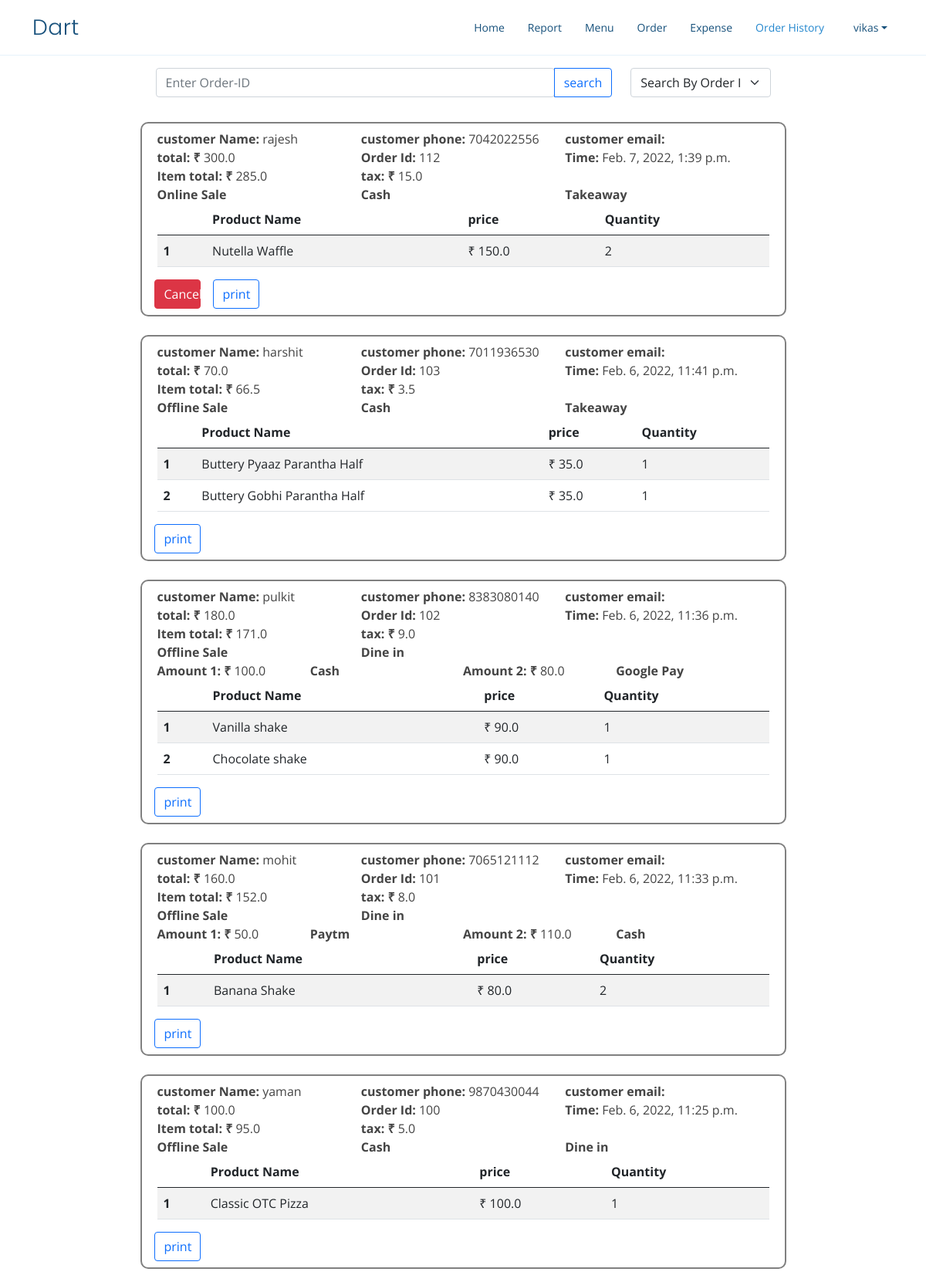
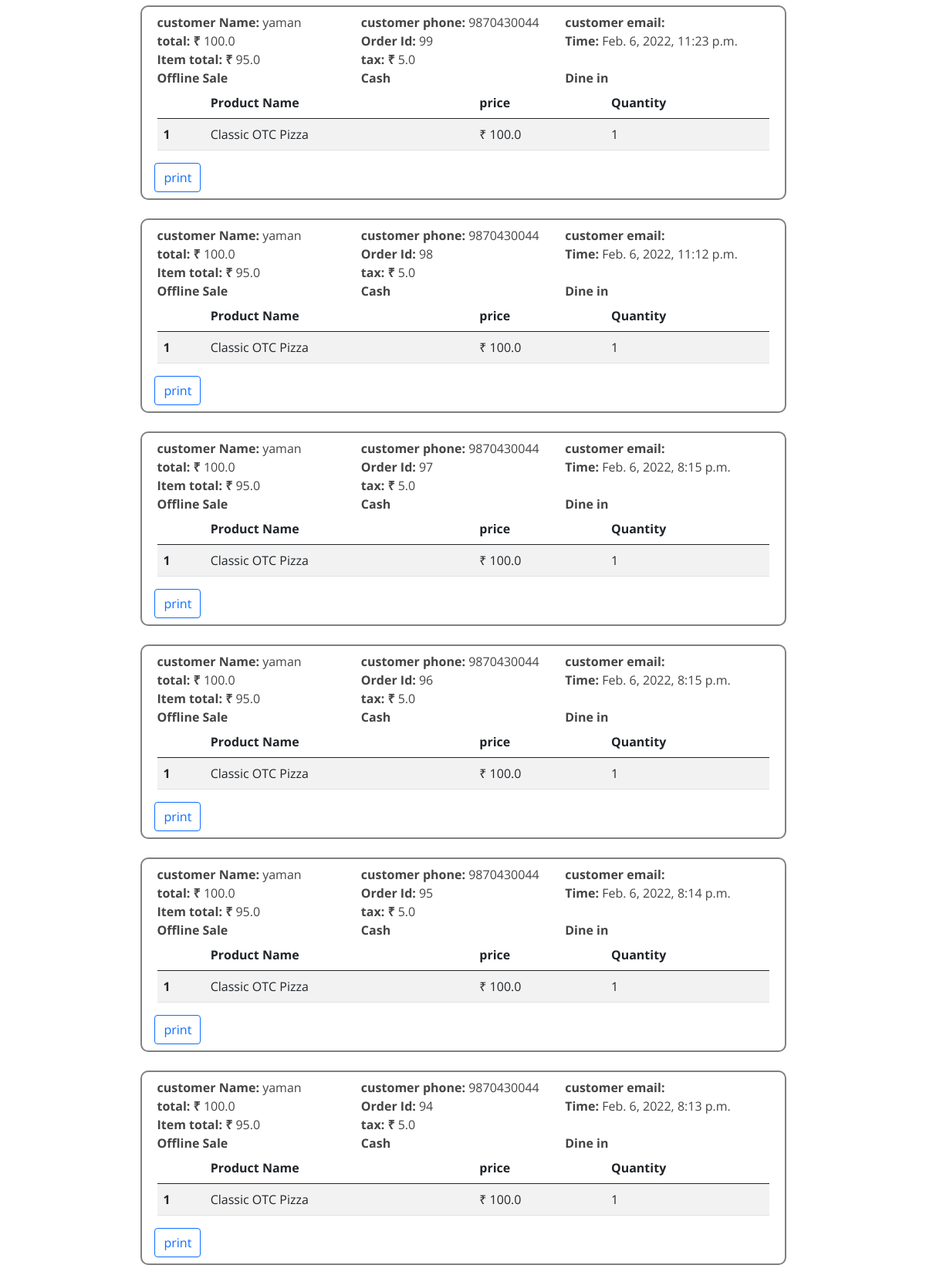
The app's page /order-history (signed in, upper part) with its own data (2 pictures, top to bottom).
### home/models.py (models this page shows, shortened)
class Order(models.Model):
    user=models.ForeignKey(User,on_delete=models.CASCADE,related_name='order')
    customer = models.ForeignKey(Customer,on_delete=models.SET_NULL,null=True)
    date_created = models.DateTimeField(auto_now_add=True, null=True)
    saleChoices=(
        ('Online Sale','Online Sale'),
        ('Offline Sale','Offline Sale')
    )
    saleType=models.CharField(choices=saleChoices,default='Offline Sale',max_length=15)
    orderStateChoices=(
        ('Dine in','Dine in'),
        ('Takeaway','Takeaway')
    )
    orderState=models.CharField(choices=orderStateChoices,default='Dine in',max_length=15)
    paymentChoices=(
        ('Cash','Cash'),
        ('Amazon Pay','Amazon Pay'),
        ('Google Pay','Google Pay'),
        ('Paytm','Paytm'),
        ('Card','Card')
    )
    payment_method=models.CharField(choices=paymentChoices,default='Cash',max_length=15)
    is_split=models.BooleanField(default=False,null=True,blank=True)
    payment_method2=models.CharField(choices=paymentChoices,null=True,blank=True,max_length=15)
    payment1=models.FloatField(default=0,null=True,blank=True)
    payment2=models.FloatField(default=0,null=True,blank=True)
    objects=OrderManager()
    def total(self):    #including TAX
        totalAmount=0
        for orderProduct in self.orderProducts.all():
            totalAmount+=orderProduct.TotalCostProduct()
        return totalAmount
    def taxAmount(self):  # TAX
        amount=(0.05)*self.total()
        return amount
    def itemAmount(self):
        return self.total()-self.taxAmount()
    def cancel(self):
        if self.date_created.date()==timezone.now().date():
            return True
        return False

class Customer(models.Model):
    user=models.ForeignKey(User,on_delete=models.CASCADE)
    name = models.CharField(max_length=200, null=True)
    phone = models.CharField(max_length=200, null=True)
    email = models.CharField(max_length=200, null=True,blank=True)
    date_created = models.DateTimeField(auto_now_add=True, null=True)

class OrderProduct(models.Model):
    order=models.ForeignKey(Order,on_delete=models.CASCADE,related_name='orderProducts')
    product=models.ForeignKey(Product,on_delete=models.SET_NULL,null=True,related_name='orderProducts')
    quantity = models.IntegerField(default=1)
    def TotalCostProduct(self):
        return self.product.price*self.quantity

class Product(models.Model):
    name = models.CharField(max_length=200, null=True)
    price = models.FloatField(null=True)
    description = models.CharField(max_length=200, null=True,blank=True)
    unit = models.CharField(max_length=50,null=True,blank=True)
    qty=models.DecimalField( max_digits=10, decimal_places=2)
    date_created = models.DateTimeField(auto_now_add=True, null=True)
    user=models.ForeignKey(User,on_delete=models.CASCADE,related_name='product')
    category=models.ForeignKey(ProductCategory,null=True,blank=True,on_delete=models.CASCADE)
    is_active=models.BooleanField(default=True)

### home/views.py (the view, shortened to what this page needs)
# urls.py: path('order-history', views.orderHistory,name='order-history'),
@login_required
def orderHistory(request,id=None):
    if id is None:
        orders=Order.objects.filter(user=request.user).order_by('-date_created')
        if len(orders)==0:
            messages.error(request,f"No Order History")
        param={'orders':orders}
        return render(request,'order-history.html',param)

### templates/order-history.html (shortened to what this page needs)
{% extends 'base.html' %}
{% block historyActive %}active{% endblock historyActive %}
{% block body %}
<div class="container">
  <div class="row w-75 mt-2  px-2 py-2 orderDetails" style="border: none;">
    <div class="col-sm-9">
      <div class="input-group" id="OrderId" style="display: ;">
        <input type="number" id="orderIdSearchInput" class="form-control rounded" placeholder="Enter Order-ID" aria-label="orderId" aria-describedby="search-orderId"/>
        <button type="button" id="orderIdSearch" onclick=changeUrl(this) class="btn btn-outline-primary">search</button>
      </div>
    </div>
    <div class="col-sm">
      <select class="form-select " aria-label="Default select example" id="category" onchange='showSearch(this)'>
        <option selected value="OrderId" >Search By Order ID</option>
    </select>
    </div>
  </div>
    {% for order in orders %}
    <div class="row w-75 orderDetails my-4 px-2 py-2">
        <div class="row">
        <div class="col-sm"><b>customer Name: </b><span>{{order.customer.name}}</span></div>
        <div class="col-sm"><b>customer phone: </b><span>{{order.customer.phone}}</span></div>
        <div class="col-sm" id="email"><b>customer email: </b></div>
        </div>
        <div class="row">
            <div class="col-sm-4">
              <b>total: &#x20B9 </b><span>{{order.total}}</span>
            </div>
            <div class="col-sm-4">
              <b>Order Id: </b><span>{{order.id}}</span>
            </div>
            <div class="col-sm-4">
              <b>Time: </b><span>{{order.date_created}}</span>
            </div>
        </div>
        <div class="row">
            <div class="col-sm-4">
              <b>Item total: &#x20B9 </b><span>{{order.itemAmount}}</span>
            </div>
            <div class="col-sm-4">
              <b>tax: &#x20B9 </b><span>{{order.taxAmount}}</span>
            </div>
        </div>
        <div class="row">
          <div class="col-sm-4"><b>{{order.saleType}}</b></div>
          {% if not order.is_split %}
          <div class="col-sm-4"><b>{{order.payment_method}}</b></div>
          {% endif %}
          <div class="col-sm-4"><b>{{order.orderState}}</b></div>
        </div>
        {% if order.is_split %}
        <div class="row">
          <div class="col-sm-3">
            <b>Amount 1: &#x20B9 </b><span>{{order.payment1}}</span>
          </div>
          <div class="col-sm-3"><b>{{order.payment_method}}</b></div>
          <div class="col-sm-3">
            <b>Amount 2: &#x20B9 </b><span>{{order.payment2}}</span>
          </div>
          <div class="col-sm-3"><b>{{order.payment_method2}}</b></div>
        </div>
        {% endif %}
        <div class="row mx-0">
            <table class="table table-striped table-hover">
                <thead>
                  <tr>
                    <th scope="col"></th>
                    <th scope="col">Product Name</th>
                    <th scope="col">price</th>
                    <th scope="col">Quantity</th>
                  </tr>
                </thead>
                <tbody>
                    {% for orderProduct in order.orderProducts.all %}
                  <tr>
                    <th scope="row">{{forloop.counter}}</th>
                    <td>{{orderProduct.product.name}}</td>
                    <td>&#x20B9 {{orderProduct.product.price}}</td>
                    <td>{{orderProduct.quantity}}</td>
                  </tr>
                  {% endfor %}
                </tbody>
              </table>
        </div>
        <div class="row">
          {% if order.cancel %}
          <a href={% url 'order-cancel' order.id %} class="btn btn-danger mx-2" style="width: 5vw;">Cancel</a>
          {% endif %}
          <a href={% url 'order-invoice' order.id %} class="btn btn-outline-primary mx-2" style="width: 5vw;">print</a>
        </div>
    </div>
    {% endfor %}
</div>
{% endblock body %}

### templates/base.html (shortened to what this page needs)
<!doctype html>
{% load static %}
<html lang="en">
<head>
  <link href="https://cdn.jsdelivr.net/npm/bootstrap@5.0.2/dist/css/bootstrap.min.css" rel="stylesheet"
>
  <link href="{% static 'vendor/aos/aos.css' %}" rel="stylesheet">
  <link href="{% static 'vendor/bootstrap-icons/bootstrap-icons.css' %}" rel="stylesheet">
  <link href="{% static 'vendor/boxicons/css/boxicons.min.css' %}" rel="stylesheet">
  <link href="{% static 'vendor/glightbox/css/glightbox.min.css' %}" rel="stylesheet">
  <link href="{% static 'vendor/remixicon/remixicon.css' %}" rel="stylesheet">
  <link href="{% static 'vendor/swiper/swiper-bundle.min.css' %}" rel="stylesheet">
  <link href={% static 'css/base.css' %} rel="stylesheet">
</head>
<body>
  <header id="header" class="fixed-top">
    <div class="container d-flex align-items-center justify-content-between">
      <h1 class="logo"><a href={% url 'home' %}>Dart</a></h1>
      <nav id="navbar" class="navbar">
        <ul>
          <li><a class="nav-link scrollto {% block homeActive %}{% endblock homeActive %}" href="{% url 'home' %}">Home</a></li>
          <li><a class="nav-link scrollto {% block reportActive %}{% endblock reportActive %}" href="{% url 'report' %}">Report</a></li>
          <li><a class="nav-link scrollto {% block productActive %}{% endblock productActive %}" href="{% url 'product' %}">Menu</a></li>
          <li><a class="nav-link scrollto o {% block orderActive %}{% endblock orderActive %}" href={% url 'order' %} {% block orderTarget %}{% endblock orderTarget %}>Order</a></li>
          <li><a class="nav-link scrollto o {% block expenseActive %}{% endblock expenseActive %}" href={% url 'expense' %}>Expense</a></li>
          <li><a class="nav-link scrollto {% block historyActive %}{% endblock historyActive %}" href="{% url 'order-history' %}">Order History</a></li>
          <li class="nav-item dropdown">
            <a class="nav-link dropdown-toggle mx-2" href="#" id="userDropdown" role="button" data-bs-toggle="dropdown"
              aria-expanded="false">{{request.user}}
            </a>
          </li>
        </ul>
      </nav>
    </div>
  </header>
<br>
<br>
<br>
  {% block body %}{% endblock body %}
</body>
</html>

### static/css/base.css (style rules this page uses)
body { font-family: "Open Sans", sans-serif; color: #444444; }
a { color: #2487ce; text-decoration: none; }
h1, h2, h3, h4, h5, h6 { font-family: "Raleway", sans-serif; }
#header { transition: all 0.5s; background: #fff; z-index: 997; padding: 15px 0; border-bottom: 1px solid #e6f2fb; }
#header .logo { font-size: 28px; margin: 0; padding: 0; line-height: 1; font-weight: 300; letter-spacing: 0.5px; font-family: "Poppins", sans-serif; }
#header .logo a { color: #16507b; }
.navbar { padding: 0; }
.navbar ul { margin: 0; padding: 0; display: flex; list-style: none; align-items: center; }
.navbar li { position: relative; }
.navbar a, .navbar a:focus { display: flex; align-items: center; justify-content: space-between; padding: 10px 0 10px 30px; font-size: 14px; color: #16507b; white-space: nowrap; transition: 0.3s; }
.navbar a:hover, .navbar .active, .navbar .active:focus, .navbar li:hover > a { color: #2487ce; }

### templates/order-history.html (style rules this page uses)
.orderDetails { border: 2px solid grey; border-radius: 10px; margin: auto; }

### records on screen
Order: customer.name "rajesh", customer.phone "7042022556", total "300.0", id "112", date_created "Feb. 7, 2022, 1:39 p.m.", itemAmount "285.0", taxAmount "15.0", saleType "Online Sale", payment_method "Cash", orderState "Takeaway", shows "Cancel"
OrderProduct: product.name "Nutella Waffle", product.price "150.0", quantity "2"
Order: customer.name "harshit", customer.phone "7011936530", total "70.0", id "103", date_created "Feb. 6, 2022, 11:41 p.m.", itemAmount "66.5", taxAmount "3.5", saleType "Offline Sale", payment_method "Cash", orderState "Takeaway"
OrderProduct: product.name "Buttery Pyaaz Parantha Half", product.price "35.0", quantity "1"
OrderProduct: product.name "Buttery Gobhi Parantha Half", product.price "35.0", quantity "1"
Order: customer.name "pulkit", customer.phone "8383080140", total "180.0", id "102", date_created "Feb. 6, 2022, 11:36 p.m.", itemAmount "171.0", taxAmount "9.0", saleType "Offline Sale", orderState "Dine in", payment1 "100.0", payment_method "Cash", payment2 "80.0", payment_method2 "Google Pay"
OrderProduct: product.name "Vanilla shake", product.price "90.0", quantity "1"
OrderProduct: product.name "Chocolate shake", product.price "90.0", quantity "1"
Order: customer.name "mohit", customer.phone "7065121112", total "160.0", id "101", date_created "Feb. 6, 2022, 11:33 p.m.", itemAmount "152.0", taxAmount "8.0", saleType "Offline Sale", orderState "Dine in", payment1 "50.0", payment_method "Paytm", payment2 "110.0", payment_method2 "Cash"
OrderProduct: product.name "Banana Shake", product.price "80.0", quantity "2"
Order: customer.name "yaman", customer.phone "9870430044", total "100.0", id "100", date_created "Feb. 6, 2022, 11:25 p.m.", itemAmount "95.0", taxAmount "5.0", saleType "Offline Sale", payment_method "Cash", orderState "Dine in"
OrderProduct: product.name "Classic OTC Pizza", product.price "100.0", quantity "1"
Order: customer.name "yaman", customer.phone "9870430044", total "100.0", id "99", date_created "Feb. 6, 2022, 11:23 p.m.", itemAmount "95.0", taxAmount "5.0", saleType "Offline Sale", payment_method "Cash", orderState "Dine in"
OrderProduct: product.name "Classic OTC Pizza", product.price "100.0", quantity "1"
Order: customer.name "yaman", customer.phone "9870430044", total "100.0", id "98", date_created "Feb. 6, 2022, 11:12 p.m.", itemAmount "95.0", taxAmount "5.0", saleType "Offline Sale", payment_method "Cash", orderState "Dine in"
OrderProduct: product.name "Classic OTC Pizza", product.price "100.0", quantity "1"
Order: customer.name "yaman", customer.phone "9870430044", total "100.0", id "97", date_created "Feb. 6, 2022, 8:15 p.m.", itemAmount "95.0", taxAmount "5.0", saleType "Offline Sale", payment_method "Cash", orderState "Dine in"
OrderProduct: product.name "Classic OTC Pizza", product.price "100.0", quantity "1"
Order: customer.name "yaman", customer.phone "9870430044", total "100.0", id "96", date_created "Feb. 6, 2022, 8:15 p.m.", itemAmount "95.0", taxAmount "5.0", saleType "Offline Sale", payment_method "Cash", orderState "Dine in"
OrderProduct: product.name "Classic OTC Pizza", product.price "100.0", quantity "1"
Order: customer.name "yaman", customer.phone "9870430044", total "100.0", id "95", date_created "Feb. 6, 2022, 8:14 p.m.", itemAmount "95.0", taxAmount "5.0", saleType "Offline Sale", payment_method "Cash", orderState "Dine in"
OrderProduct: product.name "Classic OTC Pizza", product.price "100.0", quantity "1"
Order: customer.name "yaman", customer.phone "9870430044", total "100.0", id "94", date_created "Feb. 6, 2022, 8:13 p.m.", itemAmount "95.0", taxAmount "5.0", saleType "Offline Sale", payment_method "Cash", orderState "Dine in"
OrderProduct: product.name "Classic OTC Pizza", product.price "100.0", quantity "1"

### other values on screen
{{ request.user }} "vikas"
